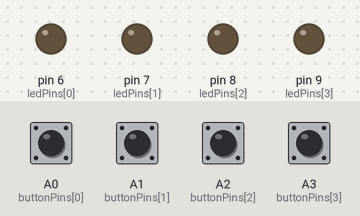
A sketch run on a simulated Arduino Uno, built with avr-gcc and run on an emulated ATmega328P. Parts: output pins drawn as LEDs (lit = HIGH). The test bench sets the inputs (shaded band); at power-on: A0 (buttonPins[0]), A1 (buttonPins[1]), A2 (buttonPins[2]), A3 (buttonPins[3]) HIGH.

Above: at 1.2 s.
1.3 s: A0 (buttonPins[0]) pulled LOW for 0.15 s
At 2.3 s:
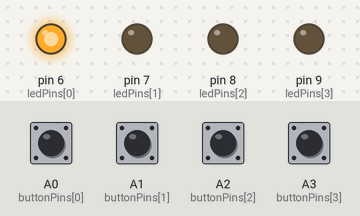
2.9 s: A1 (buttonPins[1]) pulled LOW for 0.15 s
At 3.5 s:
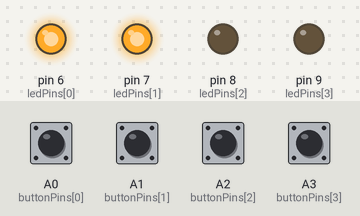
4.5 s: A2 (buttonPins[2]) pulled LOW for 0.15 s
At 5.7 s:
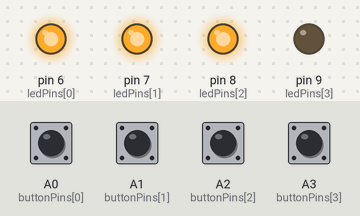
6.1 s: A3 (buttonPins[3]) pulled LOW for 0.15 s
At 7.1 s:
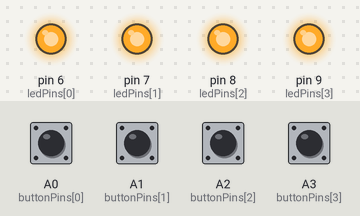
7.7 s: A0 (buttonPins[0]) pulled LOW for 1 s
At 8.3 s:
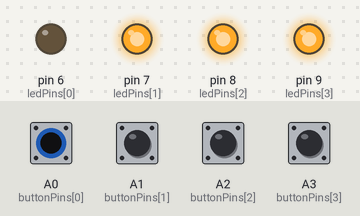
10.2 s: A1 (buttonPins[1]) pulled LOW for 1 s
At 11.4 s:
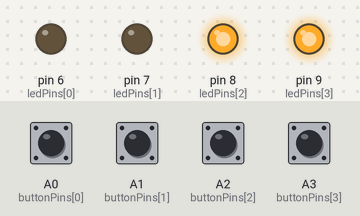
Timing chart, 0 to 13.2 s (numbered marks = the images above; inputs shaded):
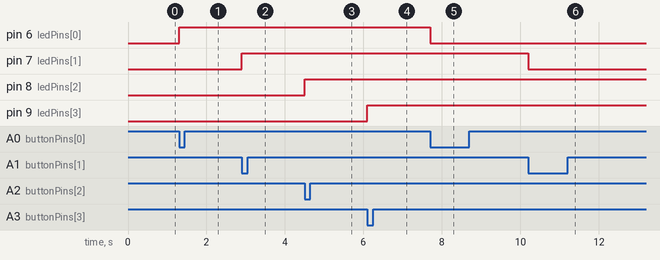

The sketch:

control_panel_test.ino
```cpp
#define NUM_BUTTONS 4

int buttonPins[NUM_BUTTONS] = {A0, A1, A2, A3};
int ledPins[NUM_BUTTONS] = {6, 7, 8, 9};
bool ledState[NUM_BUTTONS] = {false, false, false, false};
bool buttonPressed[NUM_BUTTONS] = {false, false, false, false};

void setup() {
  for (int i = 0; i < NUM_BUTTONS; i++) {
    pinMode(buttonPins[i], INPUT_PULLUP);
    pinMode(ledPins[i], OUTPUT);
    digitalWrite(ledPins[i], LOW);
  }
}

void loop() {
  for (int i = 0; i < NUM_BUTTONS; i++) {
    if (digitalRead(buttonPins[i]) == LOW) {
      if (!buttonPressed[i]) {
        buttonPressed[i] = true;
        ledState[i] = !ledState[i];
        digitalWrite(ledPins[i], ledState[i] ? HIGH : LOW);
      }
    } else {
      buttonPressed[i] = false;
    }
  }
}
```

Measured:
- after the input at 1.3 s, pin 6 (ledPins[0]): LOW → HIGH at once
- after the input at 2.9 s, pin 7 (ledPins[1]): LOW → HIGH at once
- after the input at 4.5 s, pin 8 (ledPins[2]): LOW → HIGH at once
- after the input at 6.1 s, pin 9 (ledPins[3]): LOW → HIGH at once
- after the input at 7.7 s, pin 6 (ledPins[0]): HIGH → LOW at once
- after the input at 10.2 s, pin 7 (ledPins[1]): HIGH → LOW at once
